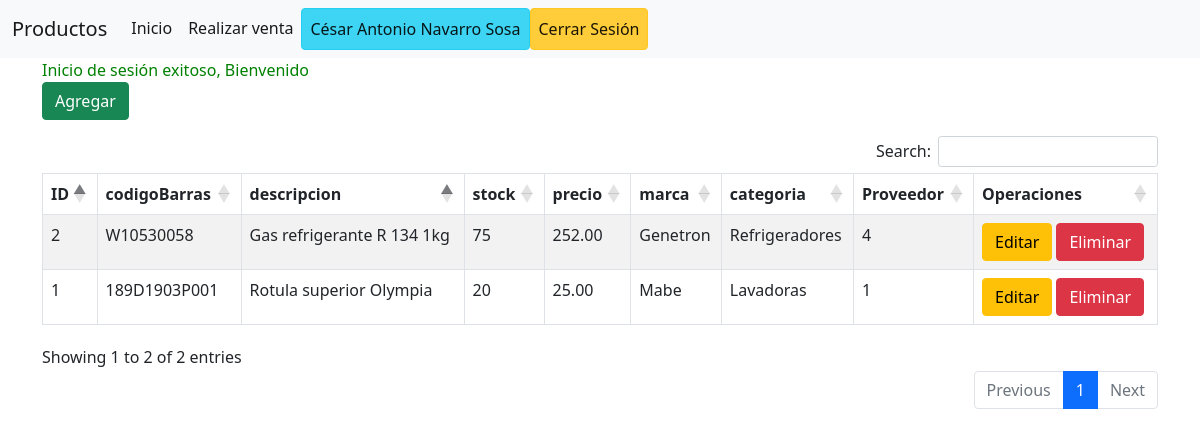
The app's page /Frontend/app/ventanaProductos.php (signed in) with its own data.
### tables this page shows
create table Producto(
	idProducto int unsigned not null auto_increment primary key,
    codigoBarras varchar(35) unique not null,
    descripcion varchar(100) not null,
    stock int unsigned not null,
    precio decimal(10,2) not null,
    marca varchar(85) not null,
    categoria varchar(85) not null,
    idProveedor int unsigned not null,
    constraint foreign key (idProveedor) references Proveedor(idProveedor) on update cascade
);

### Util/Conexion.php (called while the page is built, shortened)
<?php
class Conexion
{
    private static $servidor = 'localhost' ;
    private static $db = 'puntoventaweb' ;
    private static $usuario = 'root';
    private static $password = 'root';
    private static $conexion  = null;
    public static function abrirConexion()
    {
        if (self::$conexion==null)
        {
            try
            {
                self::$conexion =  new PDO( "mysql:host=".self::$servidor.";"."dbname=".self::$db, self::$usuario, self::$password);
                self::$conexion->setAttribute(PDO::ATTR_ERRMODE, PDO::ERRMODE_SILENT);
            }
            catch(PDOException $e)
            {
                exit($e->getMessage());
            }
        }
        return self::$conexion;
    }
    public static function cerrarConexion()
    {
        self::$conexion = null;
    }
}
?>

### Backend/DAOS/DAOproducto.php (called while the page is built, shortened)
<?php
require_once '../../Util/Conexion.php';
class DAOproducto{
	private $conexion;
    private function conectar(){
        try{
			$this->conexion = Conexion::abrirConexion();
		}
		catch(Exception $e)
		{
			die($e->getMessage());
		}
    }
    public function obtenerTodos()
	{
		try
		{
			$listaProd = array();
			$sentenciaSQL = $this->conexion->prepare
            ("SELECT * FROM producto");
			$sentenciaSQL->execute();
			foreach($sentenciaSQL->fetchAll(PDO::FETCH_OBJ) as $fila)
			{
				$obj = new Producto();
                $obj->idProducto = $fila->idProducto;
                $obj->codigoBarras = $fila->codigoBarras;
                $obj->descripcion = $fila->descripcion;
                $obj->stock = $fila->stock;
                $obj->precio = $fila->precio;
                $obj->marca = $fila->marca;
                $obj->categoria = $fila->categoria;
                $obj->idProveedor = $fila->idProveedor;
				$listaProd[] = $obj;
			}
			return $listaProd;
		}
		catch(Exception $e){
			echo $e->getMessage();
			return null;
		}finally{
            Conexion::cerrarConexion();
        }
	}
}

### Frontend/app/ventanaProductos.php (the view, shortened to what this page needs)
<!DOCTYPE html>
<html lang="es">
<head>
    <link rel="stylesheet" href="https://cdn.datatables.net/1.11.3/css/dataTables.bootstrap5.min.css">
    <link rel="stylesheet" href="https://cdn.datatables.net/autofill/2.3.7/css/autoFill.bootstrap5.min.css">
    <link href="https://cdn.jsdelivr.net/npm/bootstrap@5.1.3/dist/css/bootstrap.min.css" rel="stylesheet">
</head>
<body>
    <?php
        require_once '../../Backend/DAOS/DAOproducto.php';
        $dao=new DAOproducto();
        $listProductos=$dao->obtenerTodos();
    ?>
    <nav class="navbar navbar-expand-lg navbar-light bg-light">
        <div class="container-fluid">
            <a class="navbar-brand " href="ventanaProductos.php">Productos</a>
            <div class="collapse navbar-collapse" id="navbarNavDropdown">
            <ul class="navbar-nav">
                <li class="nav-item">
                <a class="nav-link active" aria-current="page" href="MenuPrincipal.php">Inicio</a>
                </li>
                <li class="nav-item">
                <a class="nav-link active" href="ventanaRealizarVenta.php">Realizar venta</a>
                </li>
                <li class="nav-item">
                <a class="nav-link active btn btn-info" ><?php echo($_SESSION["usuarioLogeado"]);?></a>
                </li>
                <li class="nav-item">
                <a class="nav-link active btn btn-warning" href="MenuPrincipal.php?cerrarsesion">Cerrar Sesión</a>
            </li>
            </ul>
            </div>
        </div>
    </nav>
    <div id="divContenedorTabla" class="container">
        <?php
            if(isset($_SESSION["mensaje"])){
                echo "<div style='color: green'>{$_SESSION["mensaje"]}</div>";
            }
        ?>
        <div>
            <a href="registroProducto.php"  class="btn btn-success">Agregar</a>
        </div>
        <table id="tblRegistros" class="table table-bordered table table-striped table-hover">
            <thead>
                <tr>
                    <th>ID</th>
                    <th>codigoBarras</th>
                    <th>descripcion</th>
                    <th>stock</th>
                    <th>precio</th>
                    <th>marca</th>
                    <th>categoria</th>
                    <th>Proveedor</th>
                    <th>Operaciones</th>
                </tr>
            </thead>
            <tbody>
                <?php
                    foreach ($listProductos as $objProducto){
                    echo"<tr><td>".$objProducto->idProducto."</td>".
                            "<td>".$objProducto->codigoBarras."</td>".
                            "<td>".$objProducto->descripcion."</td>".
                            "<td>".$objProducto->stock."</td>".
                            "<td>".$objProducto->precio."</td>".
                            "<td>".$objProducto->marca."</td>".
                            "<td>".$objProducto->categoria."</td>".
                            "<td>".$objProducto->idProveedor."</td>"."
                            <td>
                                <form method='POST'>
                                    <button formaction='registroProducto.php' name='idProducto' value='$objProducto->idProducto' class='btn btn-warning'>Editar</button>
                                    <button formaction='eliminarProducto.php' name='idProducto' value='$objProducto->idProducto' class='btn btn-danger'>Eliminar</button>
                                </form>
                            </td>
                        </tr>";
                    }
                ?>
            </tbody>
        </table>
    </div>
</body>
</html>

### records on screen
producto: idProducto "1", codigoBarras "189D1903P001", descripcion "Rotula superior Olympia", stock "20", precio "25.00", marca "Mabe", categoria "Lavadoras", idProveedor "1"
producto: idProducto "2", codigoBarras "W10530058", descripcion "Gas refrigerante R 134 1kg", stock "75", precio "252.00", marca "Genetron", categoria "Refrigeradores", idProveedor "4"

### other values on screen
$_SESSION["usuarioLogeado"] "César Antonio Navarro Sosa"
$_SESSION["mensaje"] "Inicio de sesión exitoso, Bienvenido"
